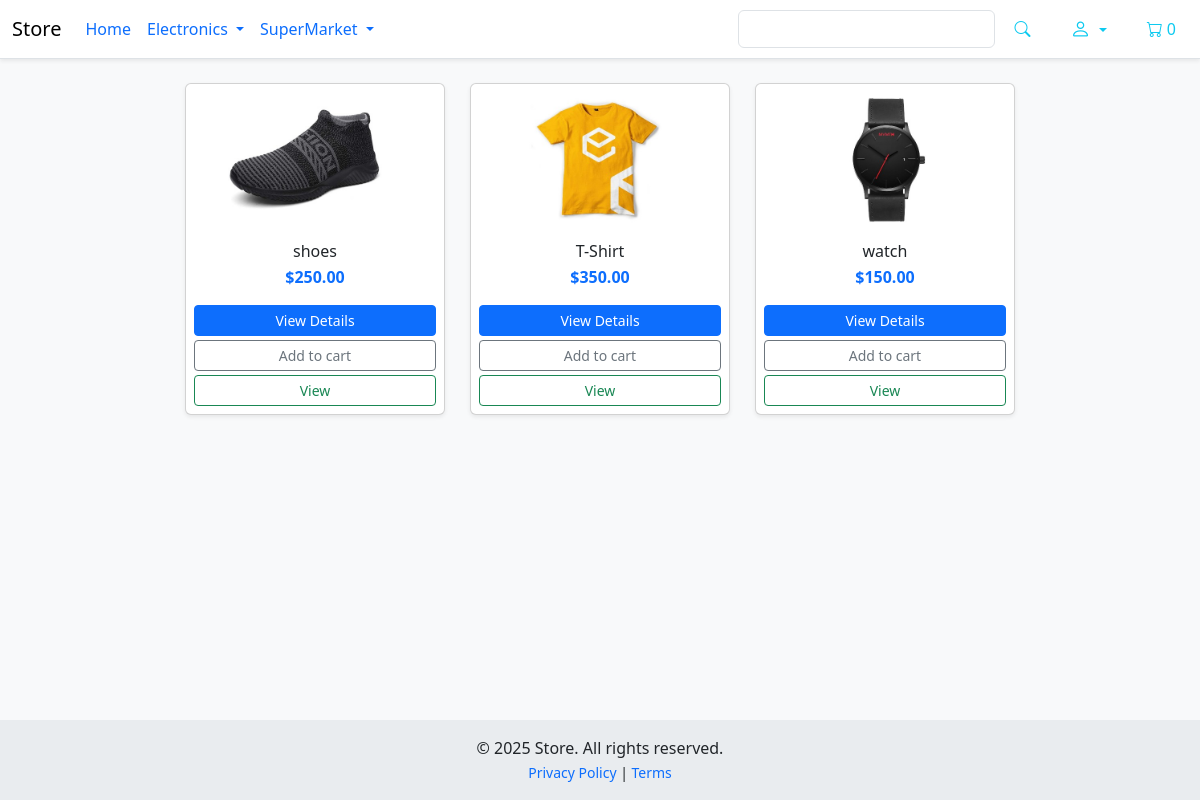
The page / on the database its author committed.
### Store/models.py (models this page shows, shortened)
class Product(models.Model):
    class RatingChoice(models.IntegerChoices):
        NOT_RATED = 0, 'Not Rated Yet'
        VERY_POOR = 1, 'Very Poor'
        POOR = 2, 'Poor'
        AVERAGE = 3, 'Average'
        GOOD = 4, 'Good'
        EXCELLENT = 5, 'Excellent'
    slug = models.SlugField(max_length=160, unique=True,default='temp-slug')
    seller = models.ForeignKey('CoreAuth.Seller',on_delete=models.CASCADE)
    name = models.CharField(max_length=255)
    price = models.DecimalField(max_digits=9,decimal_places=2)
    created_at = models.DateTimeField(auto_now_add=True)
    rate = models.PositiveSmallIntegerField(choices=RatingChoice,default=RatingChoice.NOT_RATED)
    image = models.ImageField(upload_to='media/images/products',blank=True, null=True)
    digital = models.BooleanField(default=False)
    @property
    def imageURL(self):
        try:
            if self.image:
                url = self.image.url
                return url
        except:
            pass
        return '/static/images/placeholder.png'

### Store/views.py (the view, shortened to what this page needs)
# urls.py: path('',store,name='store'),
def store(request):
    cart_cookie = json.loads(request.COOKIES.get('cart', '{}'))
    products = Product.objects.all()
    data = cartData(request)
    items = data['items']
    order = data['order']
    context = {'products':products,'items':items,'order':order}
    return render(request,'store/store.html',context)

### Store/utils.py (called while the page is built, shortened)
def cooikeCart(request):
    try:
        cart = json.loads(request.COOKIES['cart'])
    except:
        cart = {}
    items = []
    order = {'get_cart_total':0,'get_cart_items':0}
    cartItems = order['get_cart_items']
    print(cart)
    return {'items': items,'order':order,'cartItems':cartItems,}

def cartData(request):
    if request.user.is_authenticated:
        if request.user.is_seller:
            customer = request.user.seller
            order, create = Order.objects.get_or_create(seller=customer,complete=False)
        if request.user.is_customer:
            customer = request.user.customer
            order, create = Order.objects.get_or_create(customer=customer,complete=False)
        items = order.orderitem_set.all()
    else:
        data_cookie_cart = cooikeCart(request)
        customer = 'u need to login'
        order = data_cookie_cart['order']
        items = data_cookie_cart['items']
    return {'customer':customer,'order':order,'items':items}

### Store/templates/store/store.html (shortened to what this page needs)
{% extends 'main.html' %}
{% block content %}
<br>
<div class="container">
  <div class="row justify-content-center">
    {% for product in products %}
      <div class="col-12 col-sm-6 col-md-4 col-lg-3 mb-4 d-flex justify-content-center">
        <div class="card h-100 shadow-sm" style="width: 100%; max-width: 260px;">
          <img src="{{ product.imageURL }}" class="card-img-top img-fluid"
               alt="{{ product.name }}"
               style="max-height: 150px; object-fit: contain; padding: 10px;">
          <div class="card-body p-2 text-center">
            <h6 class="card-title mb-1">{{ product.name }}</h6>
            <p class="card-text text-primary fw-bold mb-1">${{ product.price }}</p>
            <div class="d-grid gap-1">
              <a href="#" class="btn btn-sm btn-primary">View Details</a>
              <button data-product="{{ product.id }}" data-action="add"
                      class="btn btn-sm btn-outline-secondary update-cart">
                Add to cart
              </button>
              <a href="#" class="btn btn-sm btn-outline-success">View</a>
            </div>
          </div>
        </div>
      </div>
    {% endfor %}
  </div>
</div>
{% endblock content %}

### static/css/main.css (style rules this page uses)
body { background-color: hsl(0, 0%, 98%); }
h1,h2,h3,h4,h5,h6 { color:hsl(0, 0%, 30%); }
.btn { border-radius: 0; }

### rows shown on the page
Product: imageURL (picture), name "shoes", price "250.00"
Product: imageURL (picture), name "T-Shirt", price "350.00"
Product: imageURL (picture), name "watch", price "150.00"

### other values the page prints
{{ order.get_cart_items }} "0"
